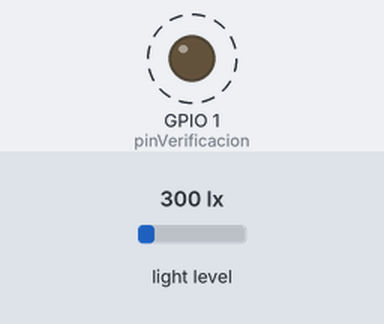
A sketch run on a simulated ESP32. Shown: output pins drawn as LEDs (lit = HIGH). Dashed ring = blinking. The inputs (shaded band) are chosen by the test bench; at power-on: light level 300 lx. Nothing arrives over Bluetooth unless stated; a phone connects over Bluetooth LE 3 s after start; what the sketch prints to the serial monitor is not drawn.

Above: at 0.2 s.
Timing chart, 0 to 3.0 s (numbered marks = the images above):
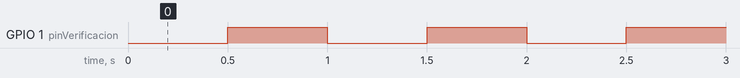

Measured:
- by itself, GPIO 1 (pinVerificacion): alternates HIGH for 0.50 s and LOW for 0.50 s

The sketch:

luxometro_bluetooth_esp32.ino
```cpp
#include <Wire.h>
#include <BH1750.h>
#include <ArduinoJson.h>
#include <BLEDevice.h>
#include <BLEServer.h>
#include <BLEUtils.h>
#include <BLE2902.h>

// UUIDs para el servicio y característica
#define SERVICE_UUID        "4fafc201-1fb5-459e-8fcc-c5c9c331914b"
#define CHARACTERISTIC_UUID "beb5483e-36e1-4688-b7f5-ea07361b26a8"

BLEServer* pServer = NULL;
BLECharacteristic* pCharacteristic = NULL;
bool deviceConnected = false;
bool oldDeviceConnected = false;

BH1750 lightMeter(0x23);
StaticJsonDocument<300> doc;
uint16_t valor;
int tiempo = 0; // en ms
int periodo = 500; // en ms

int pinVerificacion = 1;
unsigned long periodoParpadeoMs = 500;
unsigned long ultimoCambioParpadeo = 0;
bool estadoParpadeo = false;

// Callback para saber si el celular se conectó o desconectó
class MyServerCallbacks: public BLEServerCallbacks {
    void onConnect(BLEServer* pServer) {
      deviceConnected = true;
      Serial.println("¡Celular conectado!");
    };
    void onDisconnect(BLEServer* pServer) {
      deviceConnected = false;
      Serial.println("Celular desconectado.");
    }
};

void setup(){
  Serial.begin(115200);

    // LED de verificación
  pinMode(pinVerificacion, OUTPUT);
  digitalWrite(pinVerificacion, LOW);

  // Inicializa el bus I2C
  Wire.begin(8, 9);

  if (lightMeter.begin()) {
    Serial.println(F("BH1750 inicializado"));
  } else {
    Serial.println(F("Error inicializando BH1750"));
  }

  // 1. Configuración de BLE
  BLEDevice::init("PhysicsESP32_BLE");
  pServer = BLEDevice::createServer();
  pServer->setCallbacks(new MyServerCallbacks());

  BLEService *pService = pServer->createService(SERVICE_UUID);

  // 2. Creamos la característica como NOTIFY (empuja datos al cliente)
  pCharacteristic = pService->createCharacteristic(
                      CHARACTERISTIC_UUID,
                      BLECharacteristic::PROPERTY_NOTIFY
                    );

  // 3. Este Descriptor es vital: le permite al celular "suscribirse" a las notificaciones
  pCharacteristic->addDescriptor(new BLE2902());

  pService->start();

  // 4. Iniciar la publicidad para que el celular lo encuentre
  BLEAdvertising *pAdvertising = BLEDevice::getAdvertising();
  pAdvertising->addServiceUUID(SERVICE_UUID);
  pAdvertising->setScanResponse(true);
  pAdvertising->setMinPreferred(0x0);
  BLEDevice::startAdvertising();

  Serial.println("Esperando conexión para enviar datos de luz...");
}

void loop() {

  // No bloqueante: si usáramos delay() aquí (como antes), cada vuelta del
  // loop tardaría 1000 ms extra por el parpadeo, pero "tiempo" solo se
  // incrementaría en "periodo" (500 ms) -- desincronizando el eje de tiempo
  // que se grafica en el celular respecto al tiempo real transcurrido.
  if (millis() - ultimoCambioParpadeo >= periodoParpadeoMs) {
    estadoParpadeo = !estadoParpadeo;
    digitalWrite(pinVerificacion, estadoParpadeo ? HIGH : LOW);
    ultimoCambioParpadeo = millis();
  }

  // Solo leemos el sensor y enviamos JSON si hay un celular conectado
  if (deviceConnected) {
    valor = lightMeter.readLightLevel();
    SerializeObject();
  }

  // --- Lógica para manejar desconexiones ---
  if (!deviceConnected && oldDeviceConnected) {
      delay(500);
      pServer->startAdvertising(); // Volver a ser visible
      Serial.println("Reiniciando publicidad Bluetooth");
      oldDeviceConnected = deviceConnected;
  }
  // --- Lógica para manejar nuevas conexiones ---
  if (deviceConnected && !oldDeviceConnected) {
      oldDeviceConnected = deviceConnected;
  }

  delay(periodo);
  tiempo = tiempo + periodo;
}

void SerializeObject() {
   doc.clear(); // Limpiar el JSON anterior para no acumular basura
   doc["unidad"] = "lux";
   doc["periodo"] = periodo;
   doc["tiempo"] = tiempo;
   doc["valor"] = valor;

   char buffer[200];
   // Usamos serializeJson normal (no Pretty) para ahorrar bytes,
   // ya que el BLE tiene un límite de envío por paquete (MTU).
   serializeJson(doc, buffer);

   // Empujamos el dato por BLE
   pCharacteristic->setValue(buffer);
   pCharacteristic->notify();

   // También lo imprimimos en el Serial Monitor para depurar
   Serial.println(buffer);
}
```
